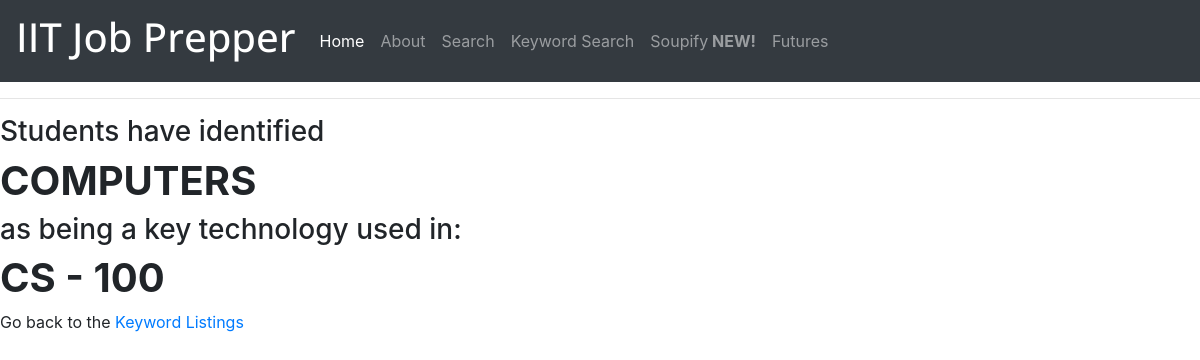
/kw_search/1, run on the app's committed database.
### jobView/models.py (models this page shows, shortened)
class Keyword(models.Model):
	course_pneumonic = models.CharField(max_length=5)
	course_id = models.IntegerField()
	keyword = models.TextField()

### jobView/views.py (the view)
# urls.py: path('kw_search/<int:id>', views.kw_detail_view, name='kw_detail'),
def kw_detail_view(request, id=None):
	keyword=get_object_or_404(Keyword, id=id)
	slug_url_kwarg = 'course_id'
	context = {'keyword':keyword,}
	return render(request, 'kw_detail.html', context)

### templates/kw_detail.html (shortened to what this page needs)
<!DOCTYPE html>
<html>
<head>
	<link rel="stylesheet" href="https://stackpath.bootstrapcdn.com/bootstrap/4.3.1/css/bootstrap.min.css">
</head>
<body>
<nav class="navbar navbar-expand-lg navbar-dark bg-dark">
		<a class="navbar-brand" href="#"><h1 class='lobster'>IIT Job Prepper</h1></a>
		<div class="collapse navbar-collapse" id="navbarNavAltMarkup">
			<div class="navbar-nav">
				<a class="nav-item nav-link active" href="{% url 'index' %}">Home <span class="sr-only">(current)</span></a>
				<a class="nav-item nav-link" href="{% url 'about' %}">About</a>
					<a class="nav-item nav-link" href="{% url 'search' %}">Search</a>
						<a class="nav-item nav-link" href="{%url 'kw_search' %}">Keyword Search</a>
						<a class="nav-item nav-link" href="{%url 'soupify' %}">Soupify<strong> NEW!</strong></a>
				<a class="nav-item nav-link" href="{%url 'futures' %}">Futures</a>
			</div>
		</div>
	</nav>
	<hr>
<div class="well">
	<h3>Students have identified </h3>
	<h1><strong>{{ keyword.keyword }}</strong></h1>
<h3>as being a key technology used in: </h3>
<h1><strong>{{ keyword.course_pneumonic }} - {{keyword.course_id}}</strong></h1>
</div>
<p>Go back to the <a href="{% url 'kw_search' %}">Keyword Listings</a></p>
</body>
</html>

### templates/kw_detail.html (style rules this page uses)
.lobster { font-family: 'Open Sans', sans-serif; }

### data on the page
Keyword: keyword "COMPUTERS", course_pneumonic "CS", course_id "100"
